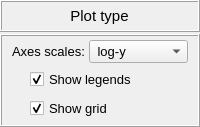
             <widget class="QFrame" name="frame_14">
              <property name="maximumSize">
               <size>
                <width>16777215</width>
                <height>140</height>
               </size>
              </property>
              <property name="frameShape">
               <enum>QFrame::Shape::NoFrame</enum>
              </property>
              <property name="frameShadow">
               <enum>QFrame::Shadow::Raised</enum>
              </property>
              <layout class="QGridLayout" name="gridLayout_18">
               <property name="leftMargin">
                <number>0</number>
               </property>
               <property name="topMargin">
                <number>0</number>
               </property>
               <property name="rightMargin">
                <number>0</number>
               </property>
               <property name="bottomMargin">
                <number>0</number>
               </property>
               <property name="verticalSpacing">
                <number>2</number>
               </property>
               <item row="0" column="0">
                <widget class="QFrame" name="frame_13">
                 <property name="minimumSize">
                  <size>
                   <width>0</width>
                   <height>32</height>
                  </size>
                 </property>
                 <property name="maximumSize">
                  <size>
                   <width>16777215</width>
                   <height>32</height>
                  </size>
                 </property>
                 <property name="frameShape">
                  <enum>QFrame::Shape::Box</enum>
                 </property>
                 <property name="frameShadow">
                  <enum>QFrame::Shadow::Raised</enum>
                 </property>
                 <layout class="QGridLayout" name="gridLayout_11">
                  <property name="leftMargin">
                   <number>0</number>
                  </property>
                  <property name="topMargin">
                   <number>0</number>
                  </property>
                  <property name="rightMargin">
                   <number>0</number>
                  </property>
                  <property name="bottomMargin">
                   <number>0</number>
                  </property>
                  <property name="spacing">
                   <number>0</number>
                  </property>
                  <item row="0" column="0">
                   <widget class="QLabel" name="label_9">
                    <property name="enabled">
                     <bool>true</bool>
                    </property>
                    <property name="sizePolicy">
                     <sizepolicy hsizetype="Preferred" vsizetype="Expanding">
                      <horstretch>0</horstretch>
                      <verstretch>0</verstretch>
                     </sizepolicy>
                    </property>
                    <property name="minimumSize">
                     <size>
                      <width>120</width>
                      <height>20</height>
                     </size>
                    </property>
                    <property name="maximumSize">
                     <size>
                      <width>165</width>
                      <height>32</height>
                     </size>
                    </property>
                    <property name="font">
                     <font>
                      <family>MS Shell Dlg 2</family>
                      <pointsize>11</pointsize>
                      <italic>false</italic>
                      <bold>false</bold>
                     </font>
                    </property>
                    <property name="frameShape">
                     <enum>QFrame::Shape::NoFrame</enum>
                    </property>
                    <property name="frameShadow">
                     <enum>QFrame::Shadow::Sunken</enum>
                    </property>
                    <property name="text">
                     <string>Plot type</string>
                    </property>
                    <property name="textFormat">
                     <enum>Qt::TextFormat::AutoText</enum>
                    </property>
                    <property name="scaledContents">
                     <bool>false</bool>
                    </property>
                    <property name="alignment">
                     <set>Qt::AlignmentFlag::AlignCenter</set>
                    </property>
                    <property name="wordWrap">
                     <bool>false</bool>
                    </property>
                    <property name="indent">
                     <number>0</number>
                    </property>
                   </widget>
                  </item>
                 </layout>
                </widget>
               </item>
               <item row="1" column="0">
                <widget class="QFrame" name="frame_9">
                 <property name="minimumSize">
                  <size>
                   <width>0</width>
                   <height>0</height>
                  </size>
                 </property>
                 <property name="maximumSize">
                  <size>
                   <width>220</width>
                   <height>120</height>
                  </size>
                 </property>
                 <property name="frameShape">
                  <enum>QFrame::Shape::Box</enum>
                 </property>
                 <property name="frameShadow">
                  <enum>QFrame::Shadow::Raised</enum>
                 </property>
                 <layout class="QGridLayout" name="gridLayout_12">
                  <property name="leftMargin">
                   <number>4</number>
                  </property>
                  <property name="topMargin">
                   <number>4</number>
                  </property>
                  <property name="rightMargin">
                   <number>4</number>
                  </property>
                  <property name="bottomMargin">
                   <number>4</number>
                  </property>
                  <property name="spacing">
                   <number>4</number>
                  </property>
                  <item row="0" column="0">
                   <widget class="QFrame" name="frame_12">
                    <property name="maximumSize">
                     <size>
                      <width>16777215</width>
                      <height>28</height>
                     </size>
                    </property>
                    <property name="font">
                     <font>
                      <pointsize>10</pointsize>
                      <bold>false</bold>
                     </font>
                    </property>
                    <property name="frameShape">
                     <enum>QFrame::Shape::NoFrame</enum>
                    </property>
                    <property name="frameShadow">
                     <enum>QFrame::Shadow::Raised</enum>
                    </property>
                    <layout class="QGridLayout" name="gridLayout_10">
                     <property name="leftMargin">
                      <number>2</number>
                     </property>
                     <property name="topMargin">
                      <number>0</number>
                     </property>
                     <property name="rightMargin">
                      <number>2</number>
                     </property>
                     <property name="bottomMargin">
                      <number>0</number>
                     </property>
                     <property name="horizontalSpacing">
                      <number>4</number>
                     </property>
                     <property name="verticalSpacing">
                      <number>2</number>
                     </property>
                     <item row="0" column="2">
                      <widget class="QComboBox" name="comboBox_plot_type">
                       <property name="sizePolicy">
                        <sizepolicy hsizetype="Expanding" vsizetype="Fixed">
                         <horstretch>0</horstretch>
                         <verstretch>0</verstretch>
                        </sizepolicy>
                       </property>
                       <property name="minimumSize">
                        <size>
                         <width>80</width>
                         <height>0</height>
                        </size>
                       </property>
                       <property name="maximumSize">
                        <size>
                         <width>100</width>
                         <height>26</height>
                        </size>
                       </property>
                       <property name="font">
                        <font>
                         <family>MS Shell Dlg 2</family>
                         <pointsize>10</pointsize>
                         <italic>false</italic>
                         <bold>false</bold>
                        </font>
                       </property>
                       <property name="styleSheet">
                        <string notr="true"/>
                       </property>
                       <item>
                        <property name="text">
                         <string> log-y</string>
                        </property>
                       </item>
                       <item>
                        <property name="text">
                         <string> log-x</string>
                        </property>
                       </item>
                       <item>
                        <property name="text">
                         <string> lin-lin</string>
                        </property>
                       </item>
                       <item>
                        <property name="text">
                         <string> log-log</string>
                        </property>
                       </item>
                      </widget>
                     </item>
                     <item row="0" column="1">
                      <widget class="QLabel" name="label">
                       <property name="minimumSize">
                        <size>
                         <width>0</width>
                         <height>0</height>
                        </size>
                       </property>
                       <property name="maximumSize">
                        <size>
                         <width>16777215</width>
                         <height>26</height>
                        </size>
                       </property>
                       <property name="font">
                        <font>
                         <pointsize>10</pointsize>
                         <bold>false</bold>
                        </font>
                       </property>
                       <property name="text">
                        <string>Axes scales:</string>
                       </property>
                      </widget>
                     </item>
                     <item row="0" column="3">
                      <widget class="QFrame" name="frame_19">
                       <property name="frameShape">
                        <enum>QFrame::Shape::NoFrame</enum>
                       </property>
                       <property name="frameShadow">
                        <enum>QFrame::Shadow::Raised</enum>
                       </property>
                      </widget>
                     </item>
                     <item row="0" column="0">
                      <widget class="QFrame" name="frame_21">
                       <property name="frameShape">
                        <enum>QFrame::Shape::NoFrame</enum>
                       </property>
                       <property name="frameShadow">
                        <enum>QFrame::Shadow::Raised</enum>
                       </property>
                      </widget>
                     </item>
                    </layout>
                   </widget>
                  </item>
                  <item row="1" column="0">
                   <widget class="QFrame" name="frame_legends_2">
                    <property name="maximumSize">
                     <size>
                      <width>16777215</width>
                      <height>28</height>
                     </size>
                    </property>
                    <property name="frameShape">
                     <enum>QFrame::Shape::NoFrame</enum>
                    </property>
                    <property name="frameShadow">
                     <enum>QFrame::Shadow::Raised</enum>
                    </property>
                    <layout class="QGridLayout" name="gridLayout_19">
                     <property name="leftMargin">
                      <number>2</number>
                     </property>
                     <property name="topMargin">
                      <number>2</number>
                     </property>
                     <property name="rightMargin">
                      <number>2</number>
                     </property>
                     <property name="bottomMargin">
                      <number>2</number>
                     </property>
                     <property name="spacing">
                      <number>2</number>
                     </property>
                     <item row="0" column="0">
                      <widget class="QCheckBox" name="checkBox_legends">
                       <property name="minimumSize">
                        <size>
                         <width>75</width>
                         <height>0</height>
                        </size>
                       </property>
                       <property name="maximumSize">
                        <size>
                         <width>140</width>
                         <height>26</height>
                        </size>
                       </property>
                       <property name="font">
                        <font>
                         <family>MS Shell Dlg 2</family>
                         <pointsize>10</pointsize>
                         <italic>false</italic>
                         <bold>false</bold>
                        </font>
                       </property>
                       <property name="text">
                        <string>Show legends</string>
                       </property>
                       <property name="checked">
                        <bool>true</bool>
                       </property>
                      </widget>
                     </item>
                    </layout>
                   </widget>
                  </item>
                  <item row="2" column="0">
                   <widget class="QFrame" name="frame_legends_3">
                    <property name="maximumSize">
                     <size>
                      <width>16777215</width>
                      <height>28</height>
                     </size>
                    </property>
                    <property name="frameShape">
                     <enum>QFrame::Shape::NoFrame</enum>
                    </property>
                    <property name="frameShadow">
                     <enum>QFrame::Shadow::Raised</enum>
                    </property>
                    <layout class="QGridLayout" name="gridLayout_22">
                     <property name="leftMargin">
                      <number>2</number>
                     </property>
                     <property name="topMargin">
                      <number>2</number>
                     </property>
                     <property name="rightMargin">
                      <number>2</number>
                     </property>
                     <property name="bottomMargin">
                      <number>2</number>
                     </property>
                     <property name="spacing">
                      <number>2</number>
                     </property>
                     <item row="0" column="0">
                      <widget class="QCheckBox" name="checkBox_grid">
                       <property name="minimumSize">
                        <size>
                         <width>75</width>
                         <height>0</height>
                        </size>
                       </property>
                       <property name="maximumSize">
                        <size>
                         <width>140</width>
                         <height>26</height>
                        </size>
                       </property>
                       <property name="font">
                        <font>
                         <family>MS Shell Dlg 2</family>
                         <pointsize>10</pointsize>
                         <italic>false</italic>
                         <bold>false</bold>
                        </font>
                       </property>
                       <property name="text">
                        <string>Show grid</string>
                       </property>
                       <property name="checked">
                        <bool>true</bool>
                       </property>
                      </widget>
                     </item>
                    </layout>
                   </widget>
                  </item>
                 </layout>
                </widget>
               </item>
              </layout>
             </widget>
